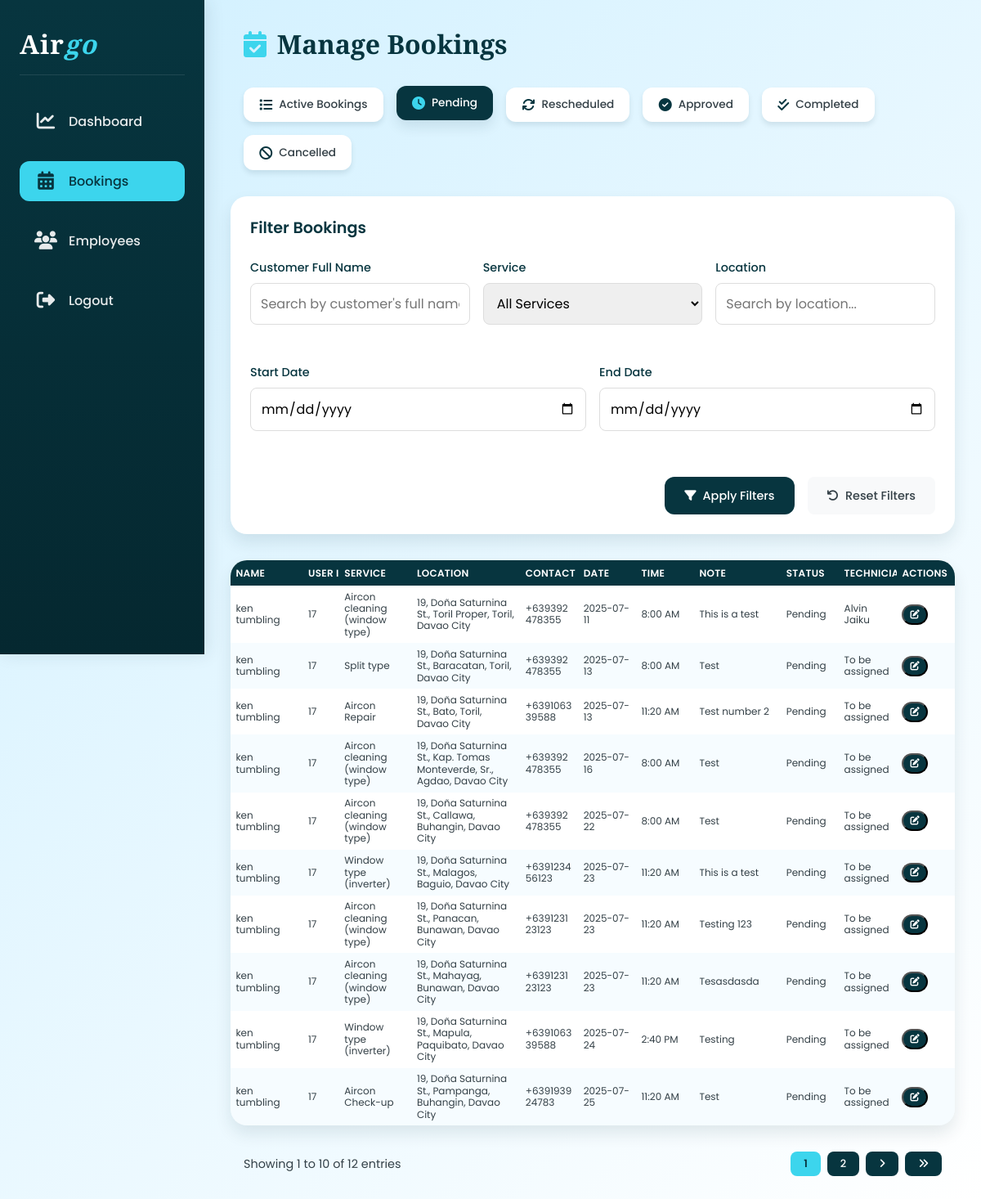
The app's page /admin/admin_bookings.php?tab=pending (signed in), older data.
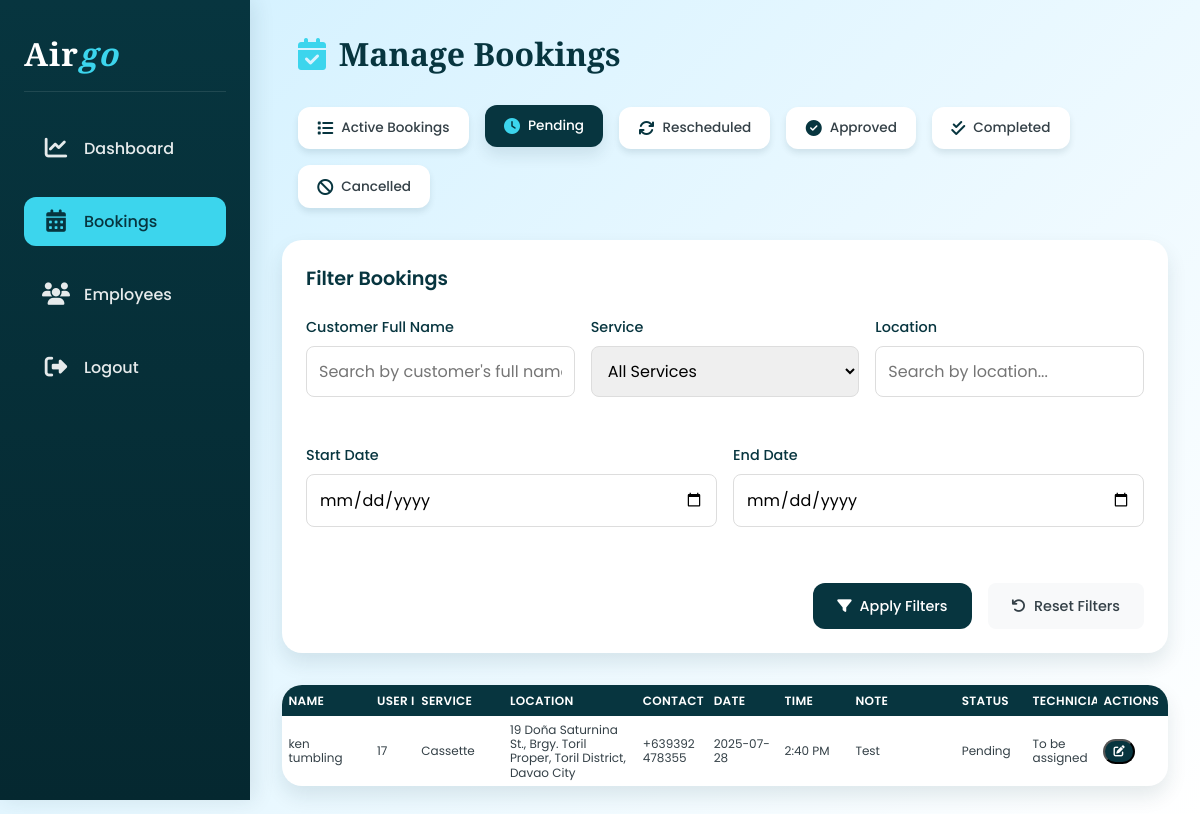
The same page, newer data.
### tables this page shows
CREATE TABLE `bookings` (
  `id` int NOT NULL AUTO_INCREMENT,
  `user_id` varchar(5) NOT NULL,
  `service` varchar(100) NOT NULL,
  `appointment_date` date NOT NULL,
  `appointment_time` time NOT NULL,
  `phone` varchar(20) NOT NULL,
  `location` varchar(255) NOT NULL,
  `employee_id` int DEFAULT NULL,
  `price` decimal(10,2) DEFAULT '0.00',
  `payment_proof` varchar(100) DEFAULT NULL,
  `status` varchar(50) DEFAULT 'Pending',
  `note` text,
  `created_at` timestamp NOT NULL DEFAULT CURRENT_TIMESTAMP,
  `updated_at` timestamp NOT NULL DEFAULT CURRENT_TIMESTAMP ON UPDATE CURRENT_TIMESTAMP,
  `reschedule_attempt` int DEFAULT NULL,
  PRIMARY KEY (`id`)
);

CREATE TABLE `employees` (
  `id` int NOT NULL AUTO_INCREMENT,
  `name` varchar(100) NOT NULL,
  `position` varchar(100) NOT NULL,
  `email` varchar(100) NOT NULL,
  `hire_date` date DEFAULT NULL,
  `status` enum('Active','Inactive') DEFAULT 'Active',
  `password` varchar(255) NOT NULL,
  `phone` varchar(20) DEFAULT NULL,
  PRIMARY KEY (`id`)
);

### admin/admin_bookings.php (the view, shortened to what the changed rows need)
<?php
$conn = Database::getConnection();
$tab = isset($_GET['tab']) ? $_GET['tab'] : 'all';
$records_per_page = 10;
$page = isset($_GET['page']) ? (int)$_GET['page'] : 1;
$page = max(1, $page);
$offset = ($page - 1) * $records_per_page;
$where = "";
switch ($tab) {
    case 'pending':
        $where = "WHERE LOWER(b.status) = 'pending'";
        break;
}
$filter_name = isset($_GET['filter_name']) ? mysqli_real_escape_string($conn, trim($_GET['filter_name'])) : '';
$filter_service = isset($_GET['filter_service']) ? mysqli_real_escape_string($conn, trim($_GET['filter_service'])) : '';
$filter_location = isset($_GET['filter_location']) ? mysqli_real_escape_string($conn, trim($_GET['filter_location'])) : '';
$count_sql = "SELECT COUNT(*) as total FROM bookings b
              LEFT JOIN user u ON b.user_id = u.id
              LEFT JOIN employees e ON b.employee_id = e.id
              $where";
$count_result = $conn->query($count_sql);
$total_records = $count_result->fetch_assoc()['total'];
$total_pages = ceil($total_records / $records_per_page);
$sql = "SELECT b.id, b.user_id, CONCAT(u.fname, ' ', u.lname) as customer_name, b.service, b.status, b.created_at, b.location, b.phone,
               b.appointment_date, b.appointment_time, b.employee_id, e.name AS employee_name,
               b.note, b.payment_proof
        FROM bookings b
        LEFT JOIN user u ON b.user_id = u.id
        LEFT JOIN employees e ON b.employee_id = e.id
        $where
        ORDER BY b.appointment_date, b.appointment_time
        LIMIT $records_per_page OFFSET $offset";
$result = $conn->query($sql);
?>
<!DOCTYPE html>
<html lang="en">
<head>
    <link href="https://cdnjs.cloudflare.com/ajax/libs/font-awesome/6.5.0/css/all.min.css" rel="stylesheet">
</head>
<body>
    <div class="sidebar">
        <h2>Air<span>go</span></h2>
    </div>
    <div class="main">
        <h1><i class="fas fa-calendar-check"></i> Manage Bookings</h1>
        <div class="form-container filter-container">
            <h2>Filter Bookings</h2>
        </div>
        <div class="table-container">
            <table>
                <thead>
                    <tr>
                        <th>NAME</th>
                        <th>USER ID</th>
                        <th>SERVICE</th>
                        <th>LOCATION</th>
                        <th>CONTACT</th>
                        <th>DATE</th>
                        <th>TIME</th>
                        <th>NOTE</th>
                        <th>STATUS</th>
                        <?php if ($tab !== 'cancelled'): ?>
                            <th>TECHNICIAN</th>
                            <th>ACTIONS</th>
                        <?php endif; ?>
                    </tr>
                </thead>
                <tbody>
                    <?php if ($result->num_rows > 0): ?>
                        <?php while ($row = $result->fetch_assoc()): ?>
                        <tr>
                            <td data-label="Name"><?= htmlspecialchars($row['customer_name'] ?? '') ?></td>
                            <td data-label="User ID"><?= htmlspecialchars($row['user_id'] ?? '') ?></td>
                            <td data-label="Service"><?= htmlspecialchars($row['service'] ?? '') ?></td>
                            <td data-label="Location"><?= htmlspecialchars($row['location'] ?? '') ?></td>
                            <td data-label="Contact"><?= htmlspecialchars($row['phone'] ?? '') ?></td>
                            <td data-label="Date"><?= htmlspecialchars($row['appointment_date'] ?? '') ?></td>
                            <td data-label="Time"><?= htmlspecialchars(date('g:i A', strtotime($row['appointment_time'] ?? ''))) ?></td>
                            <td data-label="Note"><?= htmlspecialchars($row['note'] ?? 'No note') ?></td>
                            <td data-label="Status" data-status="<?= htmlspecialchars($row['status'] ?? '') ?>">
                                <span><?= htmlspecialchars($row['status'] ?? '') ?></span>
                            </td>
                            <?php if ($tab !== 'cancelled'): ?>
                                <td data-label="Technician"><?php
                                    if (in_array(strtolower($row['status'] ?? ''), ['rejected', 'cancelled'])) {
                                        echo 'N/A';
                                    } else {
                                        echo $row['employee_name'] ? htmlspecialchars($row['employee_name']) : 'To be assigned';
                                    }
                                ?></td>
                                <td data-label="Actions">
                                    <button class="button edit-btn" onclick="openEditModal(<?= htmlspecialchars(json_encode($row)) ?>)">
                                        <i class="fas fa-edit"></i>
                                    </button>
                                </td>
                            <?php endif; ?>
                        </tr>
                        <?php endwhile; ?>
                    <?php else: ?>
                        <tr><td colspan="<?= ($tab === 'cancelled' ? '9' : '11') ?>" style="text-align:center;">No bookings found.</td></tr>
                    <?php endif; ?>
                </tbody>
            </table>
        </div>
        <?php if ($total_pages > 1): ?>
        <div class="pagination-container">
            <div class="pagination-info">
                <span>Showing <?= $offset + 1 ?> to <?= min($offset + $records_per_page, $total_records) ?> of <?= $total_records ?> entries</span>
            </div>
            <div class="pagination">
                <?php
                $start_page = max(1, $page - 2);
                $end_page = min($total_pages, $page + 2);
                for ($i = $start_page; $i <= $end_page; $i++):
                ?>
                    <a href="?tab=<?= $tab ?>&page=<?= $i ?><?= !empty($filter_name) ? '&filter_name='.urlencode($filter_name) : '' ?><?= !empty($filter_service) ? '&filter_service='.urlencode($filter_service) : '' ?><?= !empty($filter_location) ? '&filter_location='.urlencode($filter_location) : '' ?>" class="pagination-btn <?= $i == $page ? 'active' : '' ?>">
                        <?= $i ?>
                    </a>
                <?php endfor; ?>
                <?php if ($page < $total_pages): ?>
                    <a href="?tab=<?= $tab ?>&page=<?= $page + 1 ?><?= !empty($filter_name) ? '&filter_name='.urlencode($filter_name) : '' ?><?= !empty($filter_service) ? '&filter_service='.urlencode($filter_service) : '' ?><?= !empty($filter_location) ? '&filter_location='.urlencode($filter_location) : '' ?>" class="pagination-btn">
                        <i class="fas fa-angle-right"></i>
                    </a>
                    <a href="?tab=<?= $tab ?>&page=<?= $total_pages ?><?= !empty($filter_name) ? '&filter_name='.urlencode($filter_name) : '' ?><?= !empty($filter_service) ? '&filter_service='.urlencode($filter_service) : '' ?><?= !empty($filter_location) ? '&filter_location='.urlencode($filter_location) : '' ?>" class="pagination-btn">
                        <i class="fas fa-angle-double-right"></i>
                    </a>
                <?php endif; ?>
            </div>
        </div>
        <?php endif; ?>
    </div>
</body>
</html>

Row changes from the older to the newer data that the page shows:
no longer on this page (row edited): bookings: customer_name "ken tumbling", user "17", service "Aircon cleaning (window type)", location "19, Doña Saturnina St., Toril Proper, Toril, Davao City", phone "+639392478355", appointment_date "2025-07-11", appointment_time "8:00 AM", note "This is a test", status "Pending", employees.name "Alvin Jaiku"
no longer on this page (row edited): bookings: customer_name "ken tumbling", user "17", service "Split type", location "19, Doña Saturnina St., Baracatan, Toril, Davao City", phone "+639392478355", appointment_date "2025-07-13", appointment_time "8:00 AM", note "Test", status "Pending", shows "To be assigned"
no longer on this page (row edited): bookings: customer_name "ken tumbling", user "17", service "Aircon Repair", location "19, Doña Saturnina St., Bato, Toril, Davao City", phone "+639106339588", appointment_date "2025-07-13", appointment_time "11:20 AM", note "Test number 2", status "Pending", shows "To be assigned"
no longer on this page (row edited): bookings: customer_name "ken tumbling", user "17", service "Aircon cleaning (window type)", location "19, Doña Saturnina St., Kap. Tomas Monteverde, Sr., Agdao, Davao City", phone "+639392478355", appointment_date "2025-07-16", appointment_time "8:00 AM", note "Test", status "Pending", shows "To be assigned"
no longer on this page (row edited): bookings: customer_name "ken tumbling", user "17", service "Aircon cleaning (window type)", location "19, Doña Saturnina St., Callawa, Buhangin, Davao City", phone "+639392478355", appointment_date "2025-07-22", appointment_time "8:00 AM", note "Test", status "Pending", shows "To be assigned"
no longer on this page (row edited): bookings: customer_name "ken tumbling", user "17", service "Window type (inverter)", location "19, Doña Saturnina St., Malagos, Baguio, Davao City", phone "+639123456123", appointment_date "2025-07-23", appointment_time "11:20 AM", note "This is a test", status "Pending", shows "To be assigned"
no longer on this page (row edited): bookings: customer_name "ken tumbling", user "17", service "Aircon cleaning (window type)", location "19, Doña Saturnina St., Mahayag, Bunawan, Davao City", phone "+639123123123", appointment_date "2025-07-23", appointment_time "11:20 AM", note "Tesasdasda", status "Pending", shows "To be assigned"
removed bookings: customer_name "ken tumbling", user "17", service "Window type (inverter)", location "19, Doña Saturnina St., Mapula, Paquibato, Davao City", phone "+639106339588", appointment_date "2025-07-24", appointment_time "2:40 PM", note "Testing", status "Pending", shows "To be assigned"
no longer on this page (row edited): bookings: customer_name "ken tumbling", user "17", service "Aircon Check-up", location "19, Doña Saturnina St., Pampanga, Buhangin, Davao City", phone "+639193924783", appointment_date "2025-07-25", appointment_time "11:20 AM", note "Test", status "Pending", shows "To be assigned"
changed bookings "Pending": service "Aircon cleaning (window type)" → "Cassette"; location "19, Doña Saturnina St., Panacan, Bunawan, Davao City" → "19 Doña Saturnina St., Brgy. Toril Proper, Toril District, Davao City"; phone "+639123123123" → "+639392478355"; appointment_date "2025-07-23" → "2025-07-28"; appointment_time "11:20 AM" → "2:40 PM"; note "Testing 123" → "Test"
Text that changed along with them:
$offset + 1: "1" → (not shown)
min($offset + $records_per_page, $total_records): "10" → (not shown)
$total_records: "12" → (not shown)
text no longer shown: "Showing to of entries"
list line gone: "1"
list line gone: "2"
